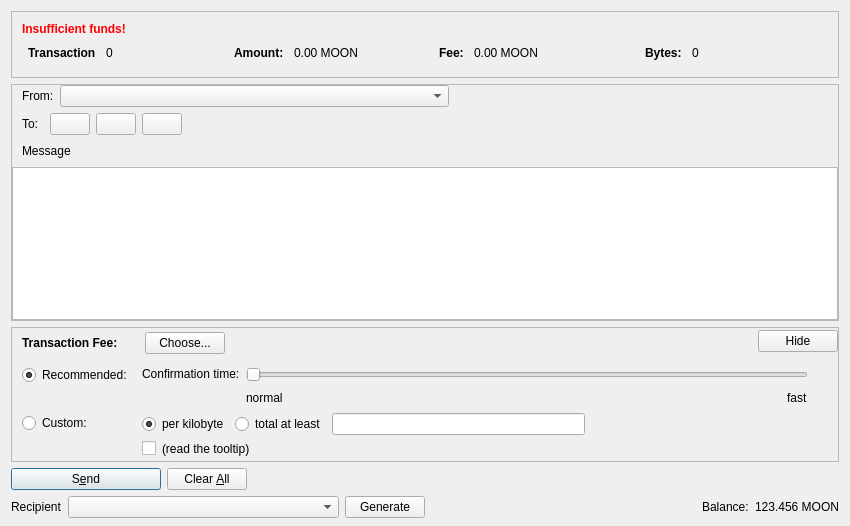
<?xml version="1.0" encoding="UTF-8"?>
<ui version="4.0">
 <class>MoonWordDialog</class>
 <widget class="QDialog" name="MoonWordDialog">
  <property name="geometry">
   <rect>
    <x>0</x>
    <y>0</y>
    <width>850</width>
    <height>526</height>
   </rect>
  </property>
  <property name="windowTitle">
   <string>Send Coins</string>
  </property>
  <layout class="QVBoxLayout" name="verticalLayout" stretch="0,1,0,0,0">
   <property name="bottomMargin">
    <number>8</number>
   </property>
   <item>
    <widget class="QFrame" name="frameCoinControl">
     <property name="sizePolicy">
      <sizepolicy hsizetype="Expanding" vsizetype="Expanding">
       <horstretch>0</horstretch>
       <verstretch>0</verstretch>
      </sizepolicy>
     </property>
     <property name="maximumSize">
      <size>
       <width>16777215</width>
       <height>16777215</height>
      </size>
     </property>
     <property name="frameShape">
      <enum>QFrame::StyledPanel</enum>
     </property>
     <property name="frameShadow">
      <enum>QFrame::Sunken</enum>
     </property>
     <layout class="QVBoxLayout" name="verticalLayoutCoinControl2">
      <property name="spacing">
       <number>0</number>
      </property>
      <property name="leftMargin">
       <number>0</number>
      </property>
      <property name="topMargin">
       <number>0</number>
      </property>
      <property name="rightMargin">
       <number>0</number>
      </property>
      <property name="bottomMargin">
       <number>6</number>
      </property>
      <item>
       <layout class="QVBoxLayout" name="verticalLayoutCoinControl" stretch="0,0,1">
        <property name="spacing">
         <number>0</number>
        </property>
        <property name="leftMargin">
         <number>10</number>
        </property>
        <property name="topMargin">
         <number>10</number>
        </property>
        <item>
         <layout class="QHBoxLayout" name="horizontalLayoutCoinControl2" stretch="0,0">
          <property name="spacing">
           <number>8</number>
          </property>
          <property name="bottomMargin">
           <number>10</number>
          </property>
          <item>
           <widget class="QLabel" name="labelsuffFunds">
            <property name="enabled">
             <bool>true</bool>
            </property>
            <property name="font">
             <font>
              <weight>75</weight>
              <bold>true</bold>
             </font>
            </property>
            <property name="styleSheet">
             <string notr="true">color:red;font-weight:bold;</string>
            </property>
            <property name="text">
             <string>Insufficient funds!</string>
            </property>
            <property name="margin">
             <number>5</number>
            </property>
           </widget>
          </item>
          <item>
           <spacer name="horizontalSpacerCoinControl">
            <property name="orientation">
             <enum>Qt::Horizontal</enum>
            </property>
            <property name="sizeHint" stdset="0">
             <size>
              <width>40</width>
              <height>1</height>
             </size>
            </property>
           </spacer>
          </item>
         </layout>
        </item>
        <item>
         <widget class="QWidget" name="widgetCoinControl" native="true">
          <property name="sizePolicy">
           <sizepolicy hsizetype="Preferred" vsizetype="Preferred">
            <horstretch>0</horstretch>
            <verstretch>0</verstretch>
           </sizepolicy>
          </property>
          <property name="minimumSize">
           <size>
            <width>0</width>
            <height>0</height>
           </size>
          </property>
          <property name="styleSheet">
           <string notr="true"/>
          </property>
          <layout class="QHBoxLayout" name="horizontalLayoutCoinControl5">
           <property name="leftMargin">
            <number>0</number>
           </property>
           <property name="topMargin">
            <number>0</number>
           </property>
           <property name="rightMargin">
            <number>0</number>
           </property>
           <property name="bottomMargin">
            <number>0</number>
           </property>
           <item>
            <layout class="QHBoxLayout" name="horizontalLayoutCoinControl3" stretch="0,0,0,0">
             <property name="spacing">
              <number>6</number>
             </property>
             <property name="topMargin">
              <number>0</number>
             </property>
             <property name="bottomMargin">
              <number>10</number>
             </property>
             <item>
              <layout class="QFormLayout" name="formLayoutCoinControl1">
               <property name="horizontalSpacing">
                <number>10</number>
               </property>
               <property name="verticalSpacing">
                <number>10</number>
               </property>
               <property name="leftMargin">
                <number>6</number>
               </property>
               <property name="topMargin">
                <number>0</number>
               </property>
               <property name="rightMargin">
                <number>6</number>
               </property>
               <item row="0" column="0">
                <widget class="QLabel" name="labelCoinControlQuantityText">
                 <property name="font">
                  <font>
                   <weight>75</weight>
                   <bold>true</bold>
                  </font>
                 </property>
                 <property name="text">
                  <string>Transaction</string>
                 </property>
                 <property name="margin">
                  <number>0</number>
                 </property>
                </widget>
               </item>
               <item row="0" column="1">
                <widget class="QLabel" name="labelTransactionCount">
                 <property name="cursor">
                  <cursorShape>IBeamCursor</cursorShape>
                 </property>
                 <property name="contextMenuPolicy">
                  <enum>Qt::ActionsContextMenu</enum>
                 </property>
                 <property name="text">
                  <string notr="true">0</string>
                 </property>
                 <property name="margin">
                  <number>0</number>
                 </property>
                 <property name="textInteractionFlags">
                  <set>Qt::LinksAccessibleByMouse|Qt::TextSelectableByKeyboard|Qt::TextSelectableByMouse</set>
                 </property>
                </widget>
               </item>
              </layout>
             </item>
             <item>
              <layout class="QFormLayout" name="formLayoutCoinControl2">
               <property name="horizontalSpacing">
                <number>10</number>
               </property>
               <property name="verticalSpacing">
                <number>10</number>
               </property>
               <property name="leftMargin">
                <number>6</number>
               </property>
               <property name="topMargin">
                <number>0</number>
               </property>
               <property name="rightMargin">
                <number>6</number>
               </property>
               <item row="0" column="0">
                <widget class="QLabel" name="labelCoinControlAmountText">
                 <property name="font">
                  <font>
                   <weight>75</weight>
                   <bold>true</bold>
                  </font>
                 </property>
                 <property name="text">
                  <string>Amount:</string>
                 </property>
                 <property name="margin">
                  <number>0</number>
                 </property>
                </widget>
               </item>
               <item row="0" column="1">
                <widget class="QLabel" name="labelAmount">
                 <property name="cursor">
                  <cursorShape>IBeamCursor</cursorShape>
                 </property>
                 <property name="contextMenuPolicy">
                  <enum>Qt::ActionsContextMenu</enum>
                 </property>
                 <property name="text">
                  <string notr="true">0.00 MOON</string>
                 </property>
                 <property name="textInteractionFlags">
                  <set>Qt::LinksAccessibleByMouse|Qt::TextSelectableByKeyboard|Qt::TextSelectableByMouse</set>
                 </property>
                </widget>
               </item>
              </layout>
             </item>
             <item>
              <layout class="QFormLayout" name="formLayoutCoinControl3">
               <property name="horizontalSpacing">
                <number>10</number>
               </property>
               <property name="verticalSpacing">
                <number>10</number>
               </property>
               <property name="leftMargin">
                <number>6</number>
               </property>
               <property name="topMargin">
                <number>0</number>
               </property>
               <property name="rightMargin">
                <number>6</number>
               </property>
               <item row="0" column="0">
                <widget class="QLabel" name="labelCoinControlFeeText">
                 <property name="font">
                  <font>
                   <weight>75</weight>
                   <bold>true</bold>
                  </font>
                 </property>
                 <property name="text">
                  <string>Fee:</string>
                 </property>
                 <property name="margin">
                  <number>0</number>
                 </property>
                </widget>
               </item>
               <item row="0" column="1">
                <widget class="QLabel" name="labelFee">
                 <property name="cursor">
                  <cursorShape>IBeamCursor</cursorShape>
                 </property>
                 <property name="contextMenuPolicy">
                  <enum>Qt::ActionsContextMenu</enum>
                 </property>
                 <property name="text">
                  <string notr="true">0.00 MOON</string>
                 </property>
                 <property name="textInteractionFlags">
                  <set>Qt::LinksAccessibleByMouse|Qt::TextSelectableByKeyboard|Qt::TextSelectableByMouse</set>
                 </property>
                </widget>
               </item>
              </layout>
             </item>
             <item>
              <layout class="QFormLayout" name="formLayoutCoinControl4">
               <property name="horizontalSpacing">
                <number>10</number>
               </property>
               <property name="verticalSpacing">
                <number>10</number>
               </property>
               <property name="leftMargin">
                <number>6</number>
               </property>
               <property name="topMargin">
                <number>0</number>
               </property>
               <property name="rightMargin">
                <number>6</number>
               </property>
               <item row="0" column="0">
                <widget class="QLabel" name="labelBytesText">
                 <property name="font">
                  <font>
                   <weight>75</weight>
                   <bold>true</bold>
                  </font>
                 </property>
                 <property name="text">
                  <string>Bytes:</string>
                 </property>
                </widget>
               </item>
               <item row="0" column="1">
                <widget class="QLabel" name="labelBytes">
                 <property name="cursor">
                  <cursorShape>IBeamCursor</cursorShape>
                 </property>
                 <property name="contextMenuPolicy">
                  <enum>Qt::ActionsContextMenu</enum>
                 </property>
                 <property name="text">
                  <string notr="true">0</string>
                 </property>
                 <property name="textInteractionFlags">
                  <set>Qt::LinksAccessibleByMouse|Qt::TextSelectableByKeyboard|Qt::TextSelectableByMouse</set>
                 </property>
                </widget>
               </item>
              </layout>
             </item>
            </layout>
           </item>
          </layout>
         </widget>
        </item>
        <item>
         <spacer name="verticalSpacerCoinControl">
          <property name="orientation">
           <enum>Qt::Vertical</enum>
          </property>
          <property name="sizeHint" stdset="0">
           <size>
            <width>800</width>
            <height>1</height>
           </size>
          </property>
         </spacer>
        </item>
       </layout>
      </item>
     </layout>
    </widget>
   </item>
   <item>
    <widget class="QScrollArea" name="scrollArea">
     <property name="widgetResizable">
      <bool>true</bool>
     </property>
     <widget class="QWidget" name="scrollAreaWidgetContents">
      <property name="geometry">
       <rect>
        <x>0</x>
        <y>0</y>
        <width>816</width>
        <height>168</height>
       </rect>
      </property>
      <layout class="QVBoxLayout" name="verticalLayout_2" stretch="0">
       <property name="leftMargin">
        <number>0</number>
       </property>
       <property name="topMargin">
        <number>0</number>
       </property>
       <property name="rightMargin">
        <number>0</number>
       </property>
       <property name="bottomMargin">
        <number>0</number>
       </property>
       <item>
        <layout class="QVBoxLayout" name="verticalLayout_4">
         <item>
          <layout class="QHBoxLayout" name="horizontalLayout_4">
           <item>
            <spacer name="horizontalSpacer_10">
             <property name="orientation">
              <enum>Qt::Horizontal</enum>
             </property>
             <property name="sizeType">
              <enum>QSizePolicy::Fixed</enum>
             </property>
             <property name="sizeHint" stdset="0">
              <size>
               <width>10</width>
               <height>20</height>
              </size>
             </property>
            </spacer>
           </item>
           <item>
            <widget class="QLabel" name="label_3">
             <property name="text">
              <string>From:</string>
             </property>
            </widget>
           </item>
           <item>
            <widget class="QComboBox" name="cB_from">
             <property name="sizePolicy">
              <sizepolicy hsizetype="Expanding" vsizetype="Fixed">
               <horstretch>0</horstretch>
               <verstretch>0</verstretch>
              </sizepolicy>
             </property>
            </widget>
           </item>
           <item>
            <spacer name="horizontalSpacer_8">
             <property name="orientation">
              <enum>Qt::Horizontal</enum>
             </property>
             <property name="sizeHint" stdset="0">
              <size>
               <width>40</width>
               <height>20</height>
              </size>
             </property>
            </spacer>
           </item>
          </layout>
         </item>
         <item>
          <layout class="QHBoxLayout" name="horizontalLayout_5">
           <item>
            <spacer name="horizontalSpacer_11">
             <property name="orientation">
              <enum>Qt::Horizontal</enum>
             </property>
             <property name="sizeType">
              <enum>QSizePolicy::Fixed</enum>
             </property>
             <property name="sizeHint" stdset="0">
              <size>
               <width>10</width>
               <height>20</height>
              </size>
             </property>
            </spacer>
           </item>
           <item>
            <widget class="QLabel" name="label_4">
             <property name="text">
              <string>To:</string>
             </property>
            </widget>
           </item>
           <item>
            <widget class="QValidatedLineEdit" name="payTo" native="true"/>
           </item>
           <item>
            <widget class="QPushButton" name="addressBookButton">
             <property name="text">
              <string/>
             </property>
            </widget>
           </item>
           <item>
            <widget class="QPushButton" name="pasteButton">
             <property name="text">
              <string/>
             </property>
            </widget>
           </item>
           <item>
            <widget class="QPushButton" name="deleteButton">
             <property name="text">
              <string/>
             </property>
            </widget>
           </item>
           <item>
            <spacer name="horizontalSpacer_9">
             <property name="orientation">
              <enum>Qt::Horizontal</enum>
             </property>
             <property name="sizeHint" stdset="0">
              <size>
               <width>40</width>
               <height>20</height>
              </size>
             </property>
            </spacer>
           </item>
          </layout>
         </item>
         <item>
          <layout class="QHBoxLayout" name="horizontalLayout_6">
           <item>
            <spacer name="horizontalSpacer_12">
             <property name="orientation">
              <enum>Qt::Horizontal</enum>
             </property>
             <property name="sizeType">
              <enum>QSizePolicy::Fixed</enum>
             </property>
             <property name="sizeHint" stdset="0">
              <size>
               <width>10</width>
               <height>20</height>
              </size>
             </property>
            </spacer>
           </item>
           <item>
            <widget class="QLabel" name="label_5">
             <property name="text">
              <string>Message</string>
             </property>
            </widget>
           </item>
          </layout>
         </item>
         <item>
          <layout class="QHBoxLayout" name="horizontalLayout_7">
           <item>
            <widget class="QPlainTextEdit" name="textEdit_message"/>
           </item>
          </layout>
         </item>
        </layout>
       </item>
      </layout>
     </widget>
    </widget>
   </item>
   <item>
    <widget class="QFrame" name="frameFee">
     <property name="sizePolicy">
      <sizepolicy hsizetype="Expanding" vsizetype="Expanding">
       <horstretch>0</horstretch>
       <verstretch>0</verstretch>
      </sizepolicy>
     </property>
     <property name="maximumSize">
      <size>
       <width>16777215</width>
       <height>16777215</height>
      </size>
     </property>
     <property name="frameShape">
      <enum>QFrame::StyledPanel</enum>
     </property>
     <property name="frameShadow">
      <enum>QFrame::Sunken</enum>
     </property>
     <layout class="QVBoxLayout" name="verticalLayoutFee1">
      <property name="spacing">
       <number>0</number>
      </property>
      <property name="leftMargin">
       <number>0</number>
      </property>
      <property name="topMargin">
       <number>0</number>
      </property>
      <property name="rightMargin">
       <number>0</number>
      </property>
      <property name="bottomMargin">
       <number>0</number>
      </property>
      <item>
       <layout class="QVBoxLayout" name="verticalLayoutFee2" stretch="0,0,0">
        <property name="spacing">
         <number>0</number>
        </property>
        <property name="leftMargin">
         <number>10</number>
        </property>
        <property name="topMargin">
         <number>0</number>
        </property>
        <item>
         <layout class="QHBoxLayout" name="horizontalLayoutFee1">
          <property name="bottomMargin">
           <number>0</number>
          </property>
          <item>
           <layout class="QVBoxLayout" name="verticalLayoutFee7">
            <property name="spacing">
             <number>0</number>
            </property>
            <item>
             <spacer name="verticalSpacerSmartFee">
              <property name="orientation">
               <enum>Qt::Vertical</enum>
              </property>
              <property name="sizeType">
               <enum>QSizePolicy::Fixed</enum>
              </property>
              <property name="sizeHint" stdset="0">
               <size>
                <width>1</width>
                <height>4</height>
               </size>
              </property>
             </spacer>
            </item>
            <item>
             <layout class="QHBoxLayout" name="horizontalLayoutSmartFee">
              <property name="spacing">
               <number>10</number>
              </property>
              <item>
               <widget class="QLabel" name="labelFeeHeadline">
                <property name="sizePolicy">
                 <sizepolicy hsizetype="Preferred" vsizetype="Maximum">
                  <horstretch>0</horstretch>
                  <verstretch>0</verstretch>
                 </sizepolicy>
                </property>
                <property name="font">
                 <font>
                  <weight>75</weight>
                  <bold>true</bold>
                 </font>
                </property>
                <property name="styleSheet">
                 <string notr="true">font-weight:bold;</string>
                </property>
                <property name="text">
                 <string>Transaction Fee:</string>
                </property>
               </widget>
              </item>
              <item>
               <widget class="QLabel" name="labelFeeMinimized">
                <property name="text">
                 <string/>
                </property>
               </widget>
              </item>
              <item>
               <widget class="QPushButton" name="buttonChooseFee">
                <property name="text">
                 <string>Choose...</string>
                </property>
               </widget>
              </item>
             </layout>
            </item>
            <item>
             <spacer name="verticalSpacer_5">
              <property name="orientation">
               <enum>Qt::Vertical</enum>
              </property>
              <property name="sizeHint" stdset="0">
               <size>
                <width>1</width>
                <height>1</height>
               </size>
              </property>
             </spacer>
            </item>
           </layout>
          </item>
          <item>
           <spacer name="horizontalSpacer_4">
            <property name="orientation">
             <enum>Qt::Horizontal</enum>
            </property>
            <property name="sizeHint" stdset="0">
             <size>
              <width>40</width>
              <height>20</height>
             </size>
            </property>
           </spacer>
          </item>
          <item>
           <widget class="QPushButton" name="buttonMinimizeFee">
            <property name="toolTip">
             <string>collapse fee-settings</string>
            </property>
            <property name="text">
             <string>Hide</string>
            </property>
           </widget>
          </item>
         </layout>
        </item>
        <item>
         <widget class="QFrame" name="frameFeeSelection">
          <layout class="QVBoxLayout" name="verticalLayoutFee12">
           <property name="spacing">
            <number>0</number>
           </property>
           <property name="leftMargin">
            <number>0</number>
           </property>
           <property name="topMargin">
            <number>0</number>
           </property>
           <property name="rightMargin">
            <number>0</number>
           </property>
           <property name="bottomMargin">
            <number>0</number>
           </property>
           <item>
            <layout class="QGridLayout" name="gridLayoutFee">
             <property name="topMargin">
              <number>10</number>
             </property>
             <property name="bottomMargin">
              <number>4</number>
             </property>
             <property name="horizontalSpacing">
              <number>10</number>
             </property>
             <property name="verticalSpacing">
              <number>4</number>
             </property>
             <item row="1" column="1">
              <layout class="QVBoxLayout" name="verticalLayoutFee8">
               <property name="spacing">
                <number>6</number>
               </property>
               <item>
                <layout class="QHBoxLayout" name="horizontalLayoutFee13">
                 <item>
                  <widget class="QRadioButton" name="radioCustomPerKilobyte">
                   <property name="toolTip">
                    <string>If the custom fee is set to 1000 satoshis and the transaction is only 250 bytes, then &quot;per kilobyte&quot; only pays 250 satoshis in fee, while &quot;total at least&quot; pays 1000 satoshis. For transactions bigger than a kilobyte both pay by kilobyte.</string>
                   </property>
                   <property name="text">
                    <string>per kilobyte</string>
                   </property>
                   <property name="checked">
                    <bool>true</bool>
                   </property>
                   <attribute name="buttonGroup">
                    <string notr="true">groupCustomFee</string>
                   </attribute>
                  </widget>
                 </item>
                 <item>
                  <widget class="QRadioButton" name="radioCustomAtLeast">
                   <property name="toolTip">
                    <string>If the custom fee is set to 1000 satoshis and the transaction is only 250 bytes, then &quot;per kilobyte&quot; only pays 250 satoshis in fee, while &quot;total at least&quot; pays 1000 satoshis. For transactions bigger than a kilobyte both pay by kilobyte.</string>
                   </property>
                   <property name="text">
                    <string>total at least</string>
                   </property>
                   <attribute name="buttonGroup">
                    <string notr="true">groupCustomFee</string>
                   </attribute>
                  </widget>
                 </item>
                 <item>
                  <widget class="BitcoinAmountField" name="customFee"/>
                 </item>
                 <item>
                  <spacer name="horizontalSpacer_6">
                   <property name="orientation">
                    <enum>Qt::Horizontal</enum>
                   </property>
                   <property name="sizeHint" stdset="0">
                    <size>
                     <width>1</width>
                     <height>1</height>
                    </size>
                   </property>
                  </spacer>
                 </item>
                </layout>
               </item>
               <item>
                <layout class="QHBoxLayout" name="horizontalLayoutFee8">
                 <item>
                  <widget class="QCheckBox" name="checkBoxMinimumFee">
                   <property name="toolTip">
                    <string>Paying only the minimum fee is just fine as long as there is less transaction volume than space in the blocks. But be aware that this can end up in a never confirming transaction once there is more demand for mooncoin transactions than the network can process.</string>
                   </property>
                   <property name="text">
                    <string/>
                   </property>
                  </widget>
                 </item>
                 <item>
                  <widget class="QLabel" name="labelMinFeeWarning">
                   <property name="enabled">
                    <bool>true</bool>
                   </property>
                   <property name="toolTip">
                    <string>Paying only the minimum fee is just fine as long as there is less transaction volume than space in the blocks. But be aware that this can end up in a never confirming transaction once there is more demand for mooncoin transactions than the network can process.</string>
                   </property>
                   <property name="text">
                    <string>(read the tooltip)</string>
                   </property>
                   <property name="margin">
                    <number>5</number>
                   </property>
                  </widget>
                 </item>
                 <item>
                  <spacer name="horizontalSpacer_2">
                   <property name="orientation">
                    <enum>Qt::Horizontal</enum>
                   </property>
                   <property name="sizeHint" stdset="0">
                    <size>
                     <width>1</width>
                     <height>1</height>
                    </size>
                   </property>
                  </spacer>
                 </item>
                </layout>
               </item>
              </layout>
             </item>
             <item row="0" column="0">
              <layout class="QVBoxLayout" name="verticalLayoutFee4" stretch="0,1">
               <item>
                <widget class="QRadioButton" name="radioSmartFee">
                 <property name="text">
                  <string>Recommended:</string>
                 </property>
                 <property name="checked">
                  <bool>true</bool>
                 </property>
                 <attribute name="buttonGroup">
                  <string notr="true">groupFee</string>
                 </attribute>
                </widget>
               </item>
               <item>
                <spacer name="verticalSpacer_2">
                 <property name="orientation">
                  <enum>Qt::Vertical</enum>
                 </property>
                 <property name="sizeHint" stdset="0">
                  <size>
                   <width>1</width>
                   <height>1</height>
                  </size>
                 </property>
                </spacer>
               </item>
              </layout>
             </item>
             <item row="1" column="0">
              <layout class="QVBoxLayout" name="verticalLayoutFee9" stretch="0,1">
               <item>
                <widget class="QRadioButton" name="radioCustomFee">
                 <property name="text">
                  <string>Custom:</string>
                 </property>
                 <attribute name="buttonGroup">
                  <string notr="true">groupFee</string>
                 </attribute>
                </widget>
               </item>
               <item>
                <spacer name="verticalSpacer_6">
                 <property name="orientation">
                  <enum>Qt::Vertical</enum>
                 </property>
                 <property name="sizeHint" stdset="0">
                  <size>
                   <width>1</width>
                   <height>1</height>
                  </size>
                 </property>
                </spacer>
               </item>
              </layout>
             </item>
             <item row="0" column="1">
              <layout class="QVBoxLayout" name="verticalLayoutFee3" stretch="0,1">
               <property name="spacing">
                <number>6</number>
               </property>
               <property name="topMargin">
                <number>2</number>
               </property>
               <item>
                <layout class="QHBoxLayout" name="horizontalLayoutFee9">
                 <item>
                  <layout class="QVBoxLayout" name="verticalLayoutFee6">
                   <item>
                    <widget class="QLabel" name="labelSmartFee3">
                     <property name="text">
                      <string>Confirmation time:</string>
                     </property>
                     <property name="margin">
                      <number>2</number>
                     </property>
                    </widget>
                   </item>
                   <item>
                    <spacer name="verticalSpacer_3">
                     <property name="orientation">
                      <enum>Qt::Vertical</enum>
                     </property>
                     <property name="sizeHint" stdset="0">
                      <size>
                       <width>1</width>
                       <height>1</height>
                      </size>
                     </property>
                    </spacer>
                   </item>
                  </layout>
                 </item>
                 <item>
                  <layout class="QVBoxLayout" name="verticalLayoutFee5">
                   <property name="rightMargin">
                    <number>30</number>
                   </property>
                   <item>
                    <widget class="QSlider" name="sliderSmartFee">
                     <property name="minimum">
                      <number>0</number>
                     </property>
                     <property name="maximum">
                      <number>24</number>
                     </property>
                     <property name="pageStep">
                      <number>1</number>
                     </property>
                     <property name="value">
                      <number>0</number>
                     </property>
                     <property name="orientation">
                      <enum>Qt::Horizontal</enum>
                     </property>
                     <property name="invertedAppearance">
                      <bool>false</bool>
                     </property>
                     <property name="invertedControls">
                      <bool>false</bool>
                     </property>
                     <property name="tickPosition">
                      <enum>QSlider::NoTicks</enum>
                     </property>
                    </widget>
                   </item>
                   <item>
                    <layout class="QHBoxLayout" name="horizontalLayoutFee10">
                     <item>
                      <widget class="QLabel" name="labelSmartFeeNormal">
                       <property name="text">
                        <string>normal</string>
                       </property>
                      </widget>
                     </item>
                     <item>
                      <spacer name="horizontalSpacer_3">
                       <property name="orientation">
                        <enum>Qt::Horizontal</enum>
                       </property>
                       <property name="sizeHint" stdset="0">
                        <size>
                         <width>40</width>
                         <height>20</height>
                        </size>
                       </property>
                      </spacer>
                     </item>
                     <item>
                      <widget class="QLabel" name="labelSmartFeeFast">
                       <property name="text">
                        <string>fast</string>
                       </property>
                      </widget>
                     </item>
                    </layout>
                   </item>
                  </layout>
                 </item>
                </layout>
               </item>
               <item>
                <spacer name="verticalSpacer_4">
                 <property name="orientation">
                  <enum>Qt::Vertical</enum>
                 </property>
                 <property name="sizeHint" stdset="0">
                  <size>
                   <width>1</width>
                   <height>1</height>
                  </size>
                 </property>
                </spacer>
               </item>
              </layout>
             </item>
            </layout>
           </item>
          </layout>
         </widget>
        </item>
        <item>
         <spacer name="verticalSpacerFee">
          <property name="orientation">
           <enum>Qt::Vertical</enum>
          </property>
          <property name="sizeHint" stdset="0">
           <size>
            <width>800</width>
            <height>1</height>
           </size>
          </property>
         </spacer>
        </item>
       </layout>
      </item>
     </layout>
    </widget>
   </item>
   <item>
    <layout class="QHBoxLayout" name="horizontalLayout">
     <item>
      <widget class="QPushButton" name="sendButton">
       <property name="minimumSize">
        <size>
         <width>150</width>
         <height>0</height>
        </size>
       </property>
       <property name="toolTip">
        <string>Confirm the send action</string>
       </property>
       <property name="text">
        <string>S&amp;end</string>
       </property>
       <property name="icon">
        <iconset>
         <normaloff>:/icons/send</normaloff>:/icons/send</iconset>
       </property>
       <property name="autoDefault">
        <bool>false</bool>
       </property>
       <property name="default">
        <bool>true</bool>
       </property>
      </widget>
     </item>
     <item>
      <widget class="QPushButton" name="clearButton">
       <property name="sizePolicy">
        <sizepolicy hsizetype="Minimum" vsizetype="Fixed">
         <horstretch>0</horstretch>
         <verstretch>0</verstretch>
        </sizepolicy>
       </property>
       <property name="toolTip">
        <string>Clear all fields of the form.</string>
       </property>
       <property name="text">
        <string>Clear &amp;All</string>
       </property>
       <property name="icon">
        <iconset>
         <normaloff>:/icons/remove</normaloff>:/icons/remove</iconset>
       </property>
       <property name="autoDefault">
        <bool>false</bool>
       </property>
      </widget>
     </item>
     <item>
      <spacer name="horizontalSpacer">
       <property name="orientation">
        <enum>Qt::Horizontal</enum>
       </property>
       <property name="sizeHint" stdset="0">
        <size>
         <width>40</width>
         <height>20</height>
        </size>
       </property>
      </spacer>
     </item>
     <item>
      <layout class="QHBoxLayout" name="horizontalLayout_2">
       <property name="spacing">
        <number>3</number>
       </property>
      </layout>
     </item>
    </layout>
   </item>
   <item>
    <layout class="QHBoxLayout" name="horizontalLayout_3">
     <item>
      <widget class="QLabel" name="label_2">
       <property name="text">
        <string>Recipient</string>
       </property>
      </widget>
     </item>
     <item>
      <widget class="QComboBox" name="cB_recipient">
       <property name="sizePolicy">
        <sizepolicy hsizetype="Expanding" vsizetype="Fixed">
         <horstretch>0</horstretch>
         <verstretch>0</verstretch>
        </sizepolicy>
       </property>
      </widget>
     </item>
     <item>
      <widget class="QPushButton" name="btn_generate">
       <property name="text">
        <string>Generate</string>
       </property>
      </widget>
     </item>
     <item>
      <spacer name="horizontalSpacer_7">
       <property name="orientation">
        <enum>Qt::Horizontal</enum>
       </property>
       <property name="sizeHint" stdset="0">
        <size>
         <width>40</width>
         <height>20</height>
        </size>
       </property>
      </spacer>
     </item>
     <item>
      <widget class="QLabel" name="label">
       <property name="sizePolicy">
        <sizepolicy hsizetype="Preferred" vsizetype="Fixed">
         <horstretch>0</horstretch>
         <verstretch>0</verstretch>
        </sizepolicy>
       </property>
       <property name="text">
        <string>Balance:</string>
       </property>
      </widget>
     </item>
     <item>
      <widget class="QLabel" name="labelBalance">
       <property name="sizePolicy">
        <sizepolicy hsizetype="Preferred" vsizetype="Fixed">
         <horstretch>0</horstretch>
         <verstretch>0</verstretch>
        </sizepolicy>
       </property>
       <property name="cursor">
        <cursorShape>IBeamCursor</cursorShape>
       </property>
       <property name="text">
        <string notr="true">123.456 MOON</string>
       </property>
       <property name="textInteractionFlags">
        <set>Qt::LinksAccessibleByMouse|Qt::TextSelectableByKeyboard|Qt::TextSelectableByMouse</set>
       </property>
      </widget>
     </item>
    </layout>
   </item>
  </layout>
 </widget>
 <customwidgets>
  <customwidget>
   <class>BitcoinAmountField</class>
   <extends>QLineEdit</extends>
   <header>bitcoinamountfield.h</header>
   <container>1</container>
  </customwidget>
  <customwidget>
   <class>QValidatedLineEdit</class>
   <extends>QWidget</extends>
   <header>qvalidatedlineedit.h</header>
  </customwidget>
 </customwidgets>
 <resources>
  <include location="../bitcoin.qrc"/>
 </resources>
 <connections/>
 <buttongroups>
  <buttongroup name="groupCustomFee"/>
  <buttongroup name="groupFee"/>
 </buttongroups>
</ui>
